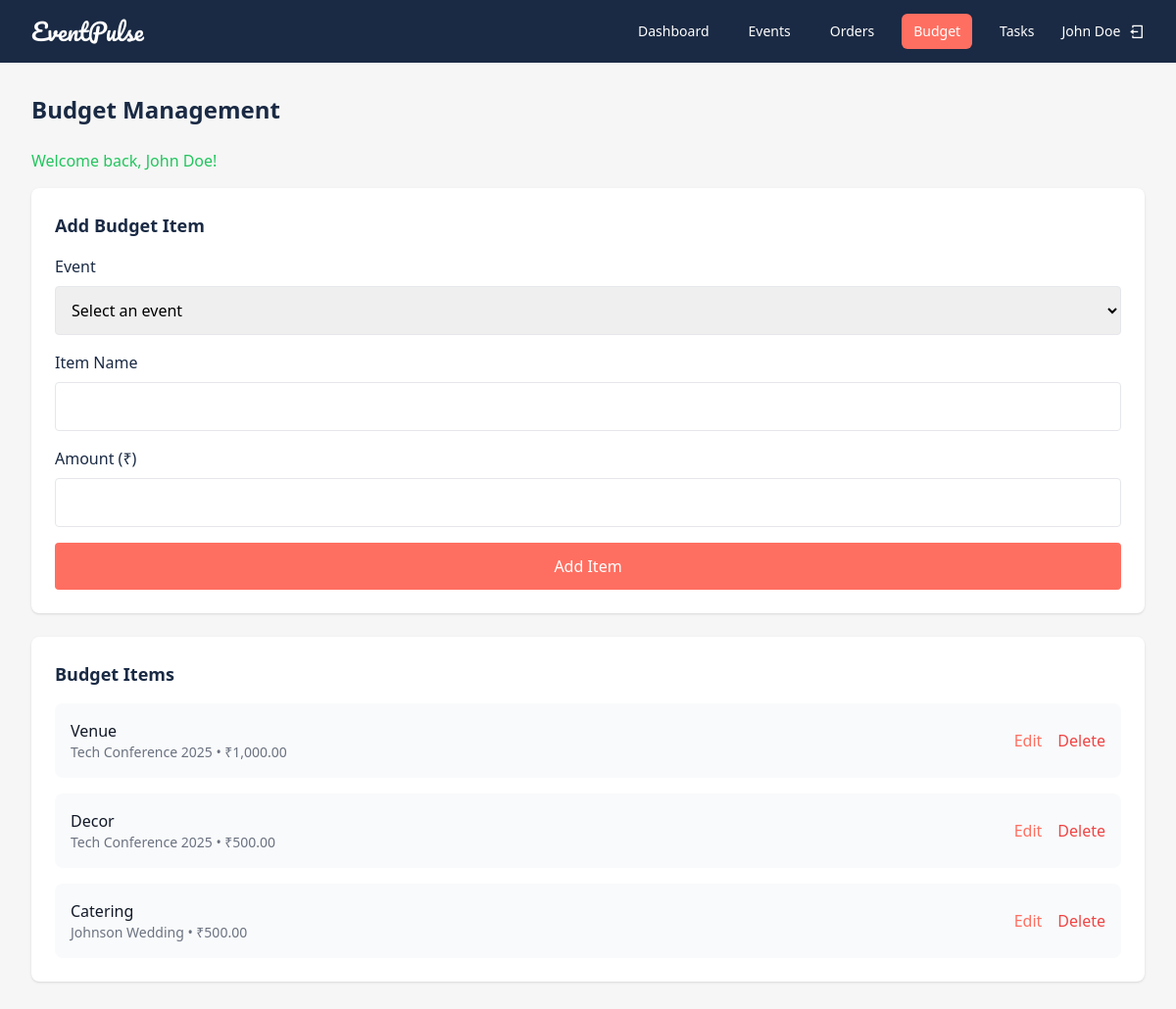
The page /budget.php (signed in) on the database its author committed.
### tables this page shows
CREATE TABLE budget (
    budget_id INT AUTO_INCREMENT PRIMARY KEY,
    event_id INT NOT NULL,
    item_name VARCHAR(255) NOT NULL,
    amount DECIMAL(10, 2) NOT NULL,  
    created_at TIMESTAMP DEFAULT CURRENT_TIMESTAMP,
    FOREIGN KEY (event_id) REFERENCES events(event_id) ON DELETE CASCADE
);

CREATE TABLE events (
    event_id INT AUTO_INCREMENT PRIMARY KEY,
    user_id INT NOT NULL,
    title VARCHAR(255) NOT NULL,
    event_date DATE NOT NULL,
    location VARCHAR(255),
    description TEXT,
    created_at TIMESTAMP DEFAULT CURRENT_TIMESTAMP,
    FOREIGN KEY (user_id) REFERENCES users(user_id) ON DELETE CASCADE
);

### budget.php (the view, shortened to what this page needs)
<?php
require_once 'config.php';
$user_id = $_SESSION['user_id'];
$full_name = $_SESSION['full_name'];
$budget_query = "SELECT b.budget_id, b.event_id, b.item_name, b.amount, e.title FROM budget b JOIN events e ON b.event_id = e.event_id WHERE e.user_id = '$user_id'";
$budget_result = mysqli_query($conn, $budget_query);
$budget_items = [];
while ($row = mysqli_fetch_assoc($budget_result)) {
    $budget_items[] = $row;
}
$events_query = "SELECT event_id, title FROM events WHERE user_id = '$user_id'";
$events_result = mysqli_query($conn, $events_query);
$events = [];
while ($row = mysqli_fetch_assoc($events_result)) {
    $events[] = $row;
}
?>
<!DOCTYPE html>
<html lang="en">
<head>
    <link href="https://cdn.jsdelivr.net/npm/remixicon@4.5.0/fonts/remixicon.css" rel="stylesheet">
    <script src="https://cdn.tailwindcss.com"></script>
</head>
<body class="bg-[#F5F6F5] min-h-screen">
    <nav class="bg-primary text-white fixed top-0 w-full z-50">
        <div class="max-w-7xl mx-auto px-4 sm:px-6 lg:px-8">
            <div class="flex flex-col sm:flex-row items-center justify-between h-auto py-4 sm:h-16">
                <div class="flex items-center w-full sm:w-auto">
                    <span class="text-2xl font-['Pacifico']">EventPulse</span>
                </div>
                <div class="sm:flex flex-col sm:flex-row items-center sm:space-x-4 w-full sm:w-auto mt-2 sm:mt-0 hidden" id="nav-menu">
                    <div class="flex flex-col sm:flex-row items-baseline space-y-2 sm:space-y-0 sm:space-x-4 w-full sm:w-auto">
                        <a href="dashboard.php" class="px-3 py-2 rounded-md text-sm font-medium hover:bg-secondary/20">Dashboard</a>
                        <a href="events.php" class="px-3 py-2 rounded-md text-sm font-medium hover:bg-secondary/20">Events</a>
                        <a href="orders.php" class="px-3 py-2 rounded-md text-sm font-medium hover:bg-secondary/20">Orders</a>
                        <a href="budget.php" class="px-3 py-2 rounded-md text-sm font-medium bg-secondary">Budget</a>
                        <a href="tasks.php" class="px-3 py-2 rounded-md text-sm font-medium hover:bg-secondary/20">Tasks</a>
                    </div>
                    <div class="flex items-center mt-2 sm:mt-0">
                        <span class="text-sm"><?php echo htmlspecialchars($full_name); ?></span>
                        <a href="?logout=true" class="ml-2 text-white hover:text-[#F8DDA4]"><i class="ri-logout-box-line"></i></a>
                    </div>
                </div>
            </div>
        </div>
    </nav>
    <main class="max-w-7xl mx-auto px-4 sm:px-6 lg:px-8 pt-24 pb-8">
        <h1 class="text-2xl font-bold text-primary mb-6">Budget Management</h1>
        <?php if (isset($_SESSION['success'])): ?>
            <p class="text-green-500 mb-4"><?php echo $_SESSION['success']; unset($_SESSION['success']); ?></p>
        <?php endif; ?>
        <div class="bg-white p-6 rounded-lg shadow mb-6">
            <h2 class="text-lg font-semibold text-primary mb-4"><?php echo isset($_GET['edit']) ? 'Edit Budget Item' : 'Add Budget Item'; ?></h2>
            <?php if (isset($_GET['edit'])):
                $edit_id = mysqli_real_escape_string($conn, $_GET['edit']);
                $edit_query = "SELECT * FROM budget WHERE budget_id = '$edit_id' AND event_id IN (SELECT event_id FROM events WHERE user_id = '$user_id')";
                $edit_result = mysqli_fetch_assoc(mysqli_query($conn, $edit_query));
            ?>
                <form method="POST" action="">
                    <input type="hidden" name="budget_id" value="<?php echo $edit_id; ?>">
                    <div class="mb-4">
                        <label for="event_id" class="block text-primary font-medium mb-2">Event</label>
                        <select name="event_id" id="event_id" class="w-full p-3 border rounded focus:outline-none focus:ring-2 focus:ring-secondary" required>
                            <?php foreach ($events as $event): ?>
                                <option value="<?php echo $event['event_id']; ?>" <?php echo $edit_result['event_id'] == $event['event_id'] ? 'selected' : ''; ?>><?php echo htmlspecialchars($event['title']); ?></option>
                            <?php endforeach; ?>
                        </select>
                    </div>
                    <div class="mb-4">
                        <label for="item_name" class="block text-primary font-medium mb-2">Item Name</label>
                        <input type="text" name="item_name" id="item_name" value="<?php echo htmlspecialchars($edit_result['item_name']); ?>" class="w-full p-3 border rounded focus:outline-none focus:ring-2 focus:ring-secondary" required>
                    </div>
                    <div class="mb-4">
                        <label for="amount" class="block text-primary font-medium mb-2">Amount (₹)</label>
                        <input type="number" name="amount" id="amount" value="<?php echo $edit_result['amount']; ?>" step="0.01" class="w-full p-3 border rounded focus:outline-none focus:ring-2 focus:ring-secondary" required>
                    </div>
                    <div class="flex space-x-4">
                        <button type="submit" class="w-full bg-secondary text-white py-3 rounded hover:bg-opacity-90 font-medium">Update Item</button>
                        <a href="budget.php" class="w-full text-center bg-gray-200 text-gray-700 py-3 rounded hover:bg-gray-300 font-medium">Cancel</a>
                    </div>
                </form>
            <?php else: ?>
                <form method="POST" action="">
                    <div class="mb-4">
                        <label for="event_id" class="block text-primary font-medium mb-2">Event</label>
                        <select name="event_id" id="event_id" class="w-full p-3 border rounded focus:outline-none focus:ring-2 focus:ring-secondary" required>
                            <option value="">Select an event</option>
                        </select>
                    </div>
                    <div class="mb-4">
                        <label for="item_name" class="block text-primary font-medium mb-2">Item Name</label>
                        <input type="text" name="item_name" id="item_name" class="w-full p-3 border rounded focus:outline-none focus:ring-2 focus:ring-secondary" required>
                    </div>
                    <div class="mb-4">
                        <label for="amount" class="block text-primary font-medium mb-2">Amount (₹)</label>
                        <input type="number" name="amount" id="amount" step="0.01" class="w-full p-3 border rounded focus:outline-none focus:ring-2 focus:ring-secondary" required>
                    </div>
                    <button type="submit" class="w-full bg-secondary text-white py-3 rounded hover:bg-opacity-90 font-medium">Add Item</button>
                </form>
            <?php endif; ?>
        </div>
        <div class="bg-white p-6 rounded-lg shadow">
            <h2 class="text-lg font-semibold text-primary mb-4">Budget Items</h2>
            <div class="space-y-4">
                <?php if (empty($budget_items)): ?>
                    <p class="text-gray-500">No budget items found.</p>
                <?php else: ?>
                    <?php foreach ($budget_items as $item): ?>
                        <div class="flex items-center justify-between p-4 bg-gray-50 rounded-lg">
                            <div>
                                <h3 class="font-medium text-gray-900"><?php echo htmlspecialchars($item['item_name']); ?></h3>
                                <p class="text-sm text-gray-500"><?php echo htmlspecialchars($item['title']); ?> • ₹<?php echo number_format($item['amount'], 2, '.', ','); ?></p>
                            </div>
                            <div class="flex space-x-4">
                                <a href="budget.php?edit=<?php echo $item['budget_id']; ?>" class="text-secondary hover:underline">Edit</a>
                                <a href="budget.php?delete=<?php echo $item['budget_id']; ?>" class="text-red-500 hover:underline" onclick="return confirm('Are you sure?')">Delete</a>
                            </div>
                        </div>
                    <?php endforeach; ?>
                <?php endif; ?>
            </div>
        </div>
    </main>
</body>
</html>

### rows shown on the page
budget: item_name "Venue", event.title "Tech Conference 2025", amount "1,000.00"
budget: item_name "Decor", event.title "Tech Conference 2025", amount "500.00"
budget: item_name "Catering", event.title "Johnson Wedding", amount "500.00"

### other values the page prints
$full_name "John Doe"
$_SESSION['success'] "Welcome back, John Doe!"
